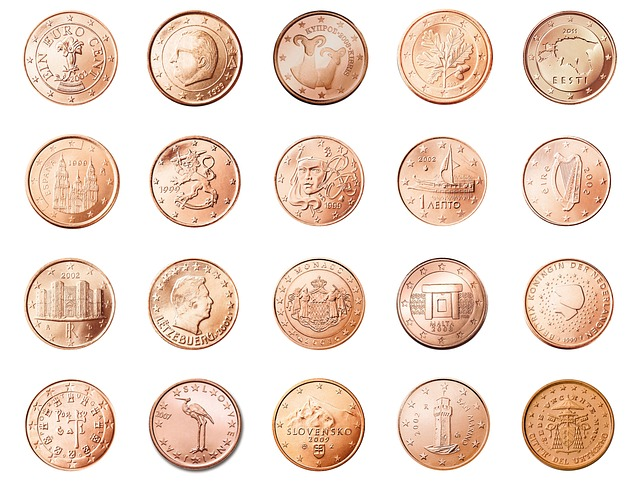
#> input picture opencv-05/coins.jpg, 640 x 495 px
$ python assign.py
#> lines starting #> are read from the running program, lines starting #| are printed output that depends on the picture; after the words box and inside, x2 and y2 are one past the last pixel; in counts of white or black regions, pixels touching at a corner belong together
import cv2
import matplotlib.pyplot as plt
import numpy as np

src = cv2.imread("coins.jpg")
#> src is the input picture: shape (495, 640, 3); mean B, G, R 209.4, 221.5, 239.2
gray = cv2.cvtColor(src, cv2.COLOR_BGR2GRAY)
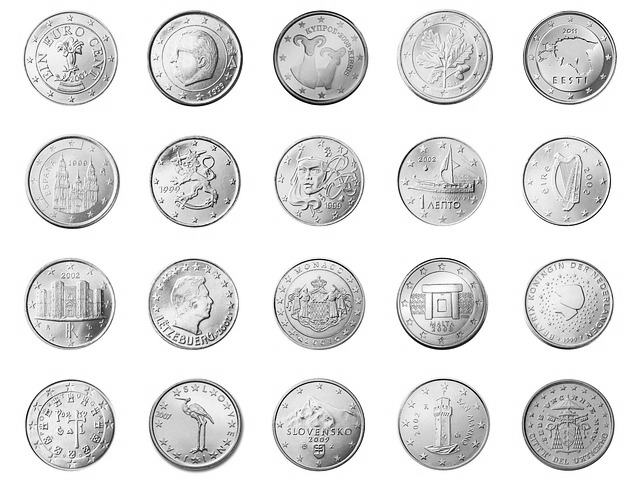
#> gray: shape (495, 640); min 2, max 255, mean 225.4
cols, rows = gray.shape
#> cols = 495; rows = 640
print(gray.shape)
#| (495, 640)
hist = cv2.calcHist([gray], [0], None, [256], [0, 256])
#> hist = 256 values, max 141227 at index 255, min 0 at index 0, mean 1237.5
plt.plot(hist)
plt.show()
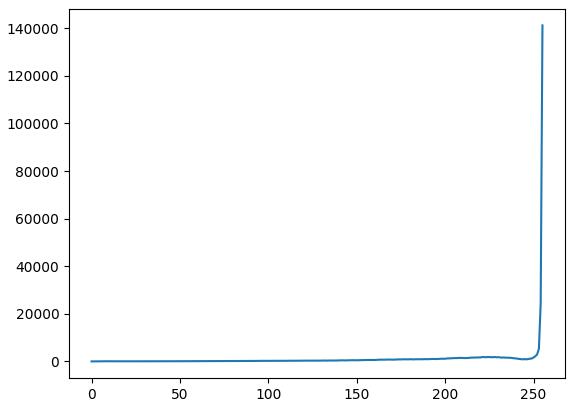
#> figure drawn by matplotlib, 1 panel; curve peaks at x = 255, y = 141227
_, thresh =  cv2.threshold(gray, 245, 255, cv2.THRESH_BINARY_INV)
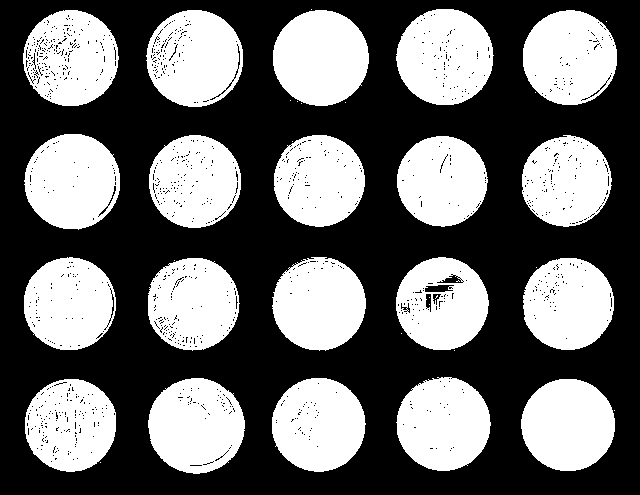
#> thresh: shape (495, 640); 42.6% white; 38 white regions (18 under 20 px), largest, box (x1, y1, x2, y2) and area: (396, 9, 494, 105) 7255, (273, 10, 369, 106) 7229, (148, 378, 245, 474) 7123
kernel = np.ones((5, 5), np.uint8)
dilation = cv2.dilate(thresh, kernel, iterations=2)
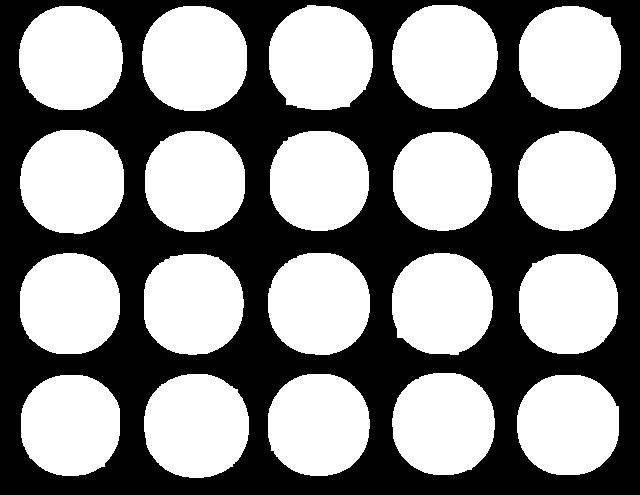
#> dilation: shape (495, 640); 53.5% white; 1 black region, box (x1, y1, x2, y2) and area: (0, 0, 640, 495) 147290
erosion = cv2.erode(dilation, kernel, iterations=3)
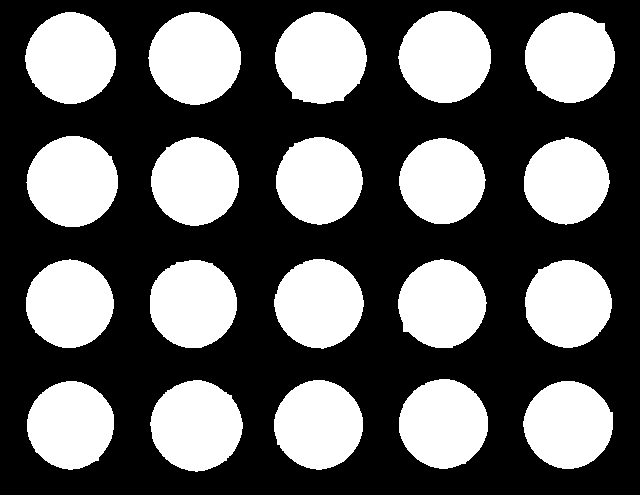
#> erosion: shape (495, 640); 39% white; 20 white regions

contours, hierachy = \
cv2.findContours(erosion, cv2.RETR_EXTERNAL, cv2.CHAIN_APPROX_SIMPLE)
#> contours = 20 contours; largest, box (x1, y1, x2, y2) and area: (148, 12, 241, 105) 6506, (398, 11, 491, 103) 6466, (275, 12, 367, 104) 6406, (150, 380, 243, 472) 6352, (26, 136, 118, 227) 6324
result = cv2.drawContours(src, contours, -1, (0, 0, 255), 3)
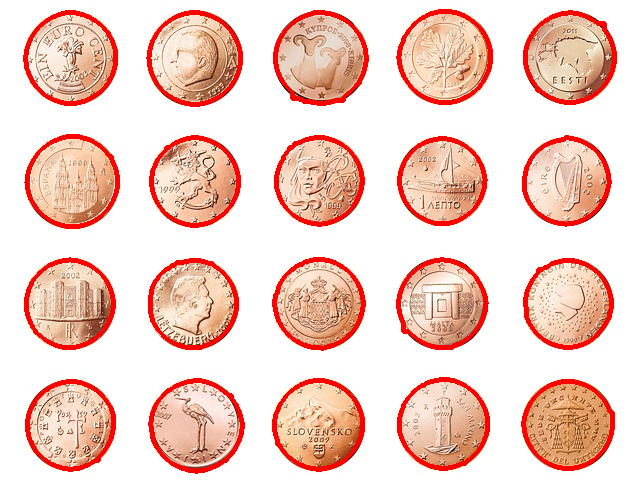
#> result: shape (495, 640, 3); mean B, G, R 199.4, 209.5, 244.1

coins = len(contours)
#> coins = 20
text = f"found {coins} coins"
#> text = 'found 20 coins'

cv2.putText(src, text, org = (int(rows/3.3), int(cols/2)), fontFace = cv2.FONT_HERSHEY_SIMPLEX, fontScale = 1, color = (255, 0, 0)
, thickness = 2)
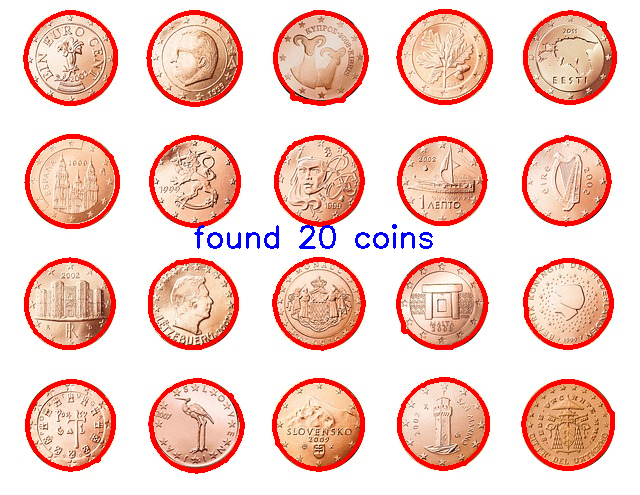
#> src: shape (495, 640, 3); 0.47% of pixels changed, all inside (x1, y1, x2, y2) = (194, 224, 433, 249)
cv2.imshow('src',src)
cv2.imshow('thresh', thresh)
cv2.imshow('erosion', erosion)
cv2.imshow('dilation', dilation)
cv2.waitKey(0)
cv2.destroyAllWindows()

# [23 lines of commented-out code are left out]
